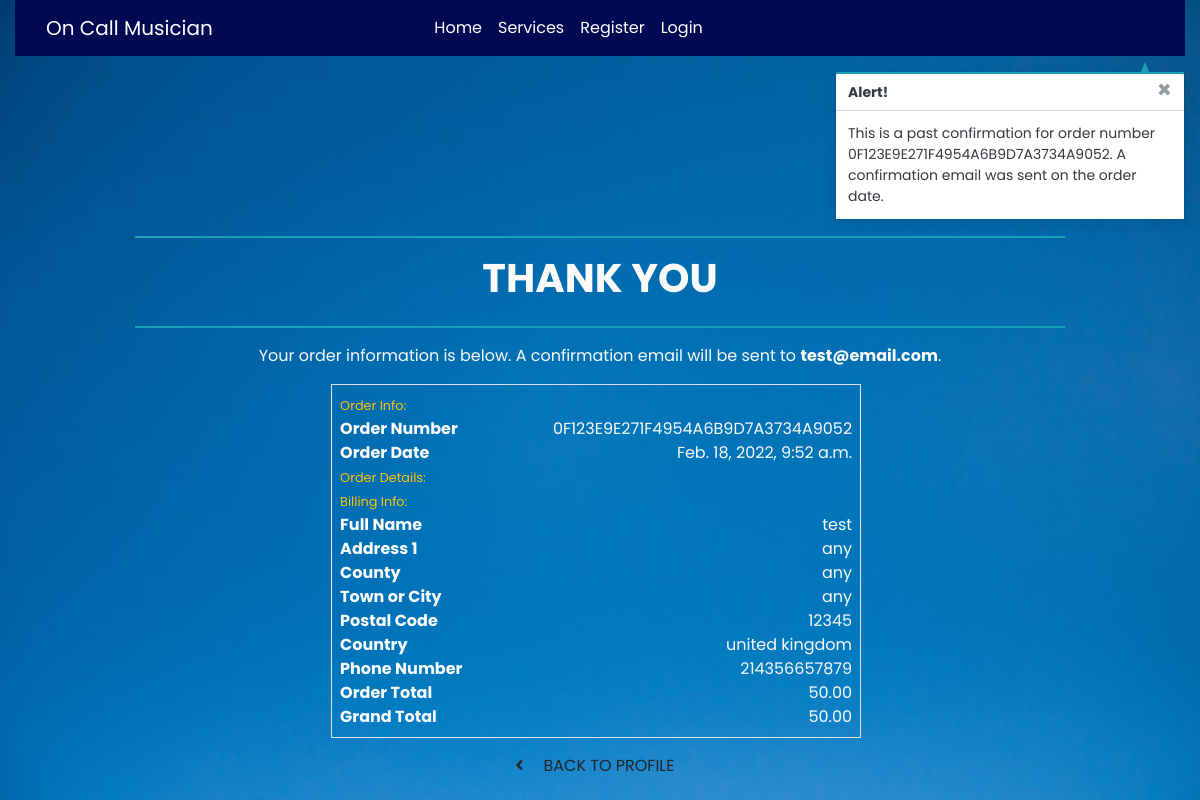
The page /profile/order_history/0F123E9E271F4954A6B9D7A3734A9052 on the database its author committed.
### checkout/models.py (models this page shows, shortened)
class Order(models.Model):
    order_number = models.CharField(max_length=32, null=False, editable=False)
    user_profile = models.ForeignKey(UserProfile, on_delete=models.SET_NULL,
                                     null=True, blank=True,
                                     related_name='orders')
    full_name = models.CharField(max_length=50, null=False, blank=False)
    email = models.EmailField(max_length=254, null=False, blank=False)
    phone_number = models.CharField(max_length=20, null=False, blank=False)
    country = CountryField(blank_label='Country *', null=False, blank=False)
    postcode = models.CharField(max_length=20, null=True, blank=True)
    town_or_city = models.CharField(max_length=40, null=False, blank=False)
    street_address1 = models.CharField(max_length=80, null=False, blank=False)
    street_address2 = models.CharField(max_length=80, null=True, blank=True)
    county = models.CharField(max_length=80, null=True, blank=True)
    date = models.DateTimeField(auto_now_add=True)
    order_total = models.DecimalField(max_digits=10, decimal_places=2,
                                      null=False, default=0)
    grand_total = models.DecimalField(max_digits=10, decimal_places=2,
                                      null=False, default=0)
    original_cart = models.TextField(null=False, blank=False, default='')
    stripe_pid = models.CharField(max_length=254, null=False, blank=False,
                                  default='')

### profiles/views.py (the view)
# urls.py: path('order_history/<order_number>', views.order_history,
def order_history(request, order_number):
    order = get_object_or_404(Order, order_number=order_number)
    messages.info(request, (
        f'This is a past confirmation for order number {order_number}. '
        'A confirmation email was sent on the order date.'
    ))
    template = 'checkout/checkout_success.html'
    context = {
        'order': order,
        'from_profile': True,
    }
    return render(request, template, context)

### cart/contexts.py (called while the page is built, shortened)
def cart_contents(request):
    cart_items = []
    total = 0
    service_count = 0
    discount = 0
    cart = request.session.get('cart', {})
    if total < settings.TEN_PERCENT_DISCOUNT:
        discount = total * Decimal(settings.SINGLE_PRODUCT_COUNT)
        discount_delta = settings.TEN_PERCENT_DISCOUNT - total
    else:
        discount = 0
        discount_delta = 0
    grand_total = discount + total
    context = {
        'cart_items': cart_items,
        'total': total,
        'service_count': service_count,
        'discount': discount,
        'discount_delta': discount_delta,
        'ten_percent_discount': settings.TEN_PERCENT_DISCOUNT,
        'grand_total': grand_total,
    }
    return context

### checkout/templates/checkout/checkout_success.html (shortened to what this page needs)
{% extends "base.html" %}
{% load static %}
{% block extra_css %}
<link rel="stylesheet" href="{% static 'checkout/css/checkout.css' %}">
{% endblock %}
{% block page_header %}
<div class="container header-container">
</div>
{% endblock %}
{% block content %}
<div class="overlay"></div>
<div class="container checkout-container">
    <div class="row">
        <div class="col">
            <hr class="h-rule">
            <h1 class="logo-font mb-4">Thank You</h1>
            <hr class="h-rule">
            <p class="text-black text-center">Your order information is below. A confirmation email will be sent to
                <strong>{{ order.email }}</strong>.</p>
        </div>
    </div>
    <div class="row">
        <div class="col-12 col-lg-7 ">
            <div class="order-confirmation-wrapper  p-2 border">
                <div class="row">
                    <div class="col">
                        <small class="text-warning">Order Info:</small>
                    </div>
                </div>
                <div class="row">
                    <div class="col-12 col-md-4 col-sm-4">
                        <p class="mb-0 text-black font-weight-bold">Order Number</p>
                    </div>
                    <div class="col-12 col-md-8  text-md-right">
                        <p class="mb-0 small-order-num">{{ order.order_number }}</p>
                    </div>
                </div>
                <div class="row">
                    <div class="col-12 col-md-4 ">
                        <p class="mb-0 text-black font-weight-bold">Order Date</p>
                    </div>
                    <div class="col-12 col-md-8 text-md-right">
                        <p class="mb-0">{{ order.date }}</p>
                    </div>
                </div>
                <div class="row">
                    <div class="col">
                        <small class="text-warning">Order Details:</small>
                    </div>
                </div>
                <div class="row">
                    <div class="col">
                        <small class="text-warning">Billing Info:</small>
                    </div>
                </div>
                <div class="row">
                    <div class="col-12 col-md-4">
                        <p class="mb-0 text-black font-weight-bold">Full Name</p>
                    </div>
                    <div class="col-12 col-md-8 text-md-right">
                        <p class="mb-0">{{ order.full_name }}</p>
                    </div>
                </div>
                <div class="row">
                    <div class="col-12 col-md-4">
                        <p class="mb-0 text-black font-weight-bold">Address 1</p>
                    </div>
                    <div class="col-12 col-md-8 text-md-right">
                        <p class="mb-0">{{ order.street_address1 }}</p>
                    </div>
                </div>
                {% if order.county %}
                <div class="row">
                    <div class="col-12 col-md-4">
                        <p class="mb-0 text-black font-weight-bold">County</p>
                    </div>
                    <div class="col-12 col-md-8 text-md-right">
                        <p class="mb-0">{{ order.county }}</p>
                    </div>
                </div>
                {% endif %}
                <div class="row">
                    <div class="col-12 col-md-4">
                        <p class="mb-0 text-black font-weight-bold">Town or City</p>
                    </div>
                    <div class="col-12 col-md-8 text-md-right">
                        <p class="mb-0">{{ order.town_or_city }}</p>
                    </div>
                </div>
                {% if order.postcode %}
                <div class="row">
                    <div class="col-12 col-md-4">
                        <p class="mb-0 text-black font-weight-bold">Postal Code</p>
                    </div>
                    <div class="col-12 col-md-8 text-md-right">
                        <p class="mb-0">{{ order.postcode }}</p>
                    </div>
                </div>
                {% endif %}
                <div class="row">
                    <div class="col-12 col-md-4">
                        <p class="mb-0 text-black font-weight-bold">Country</p>
                    </div>
                    <div class="col-12 col-md-8 text-md-right">
                        <p class="mb-0">{{ order.country }}</p>
                    </div>
                </div>
                <div class="row">
                    <div class="col-12 col-md-4">
                        <p class="mb-0 text-black font-weight-bold">Phone Number</p>
                    </div>
                    <div class="col-12 col-md-8 text-md-right">
                        <p class="mb-0">{{ order.phone_number }}</p>
                    </div>
                </div>
                <div class="row">
                    <div class="col-12 col-md-4">
                        <p class="mb-0 text-black font-weight-bold">Order Total</p>
                    </div>
                    <div class="col-12 col-md-8 text-md-right">
                        <p class="mb-0">{{ order.order_total }}</p>
                    </div>
                </div>
                <div class="row">
                    <div class="col-12 col-md-4">
                        <p class="mb-0 text-black font-weight-bold">Grand Total</p>
                    </div>
                    <div class="col-12 col-md-8 text-md-right">
                        <p class="mb-0">{{ order.grand_total }}</p>
                    </div>
                </div>
            </div>
        </div>
    </div>
</div>
<div class="row">
    <div class="col-12 col-lg-7 text-right">
        {% if from_profile %}
        <a href="{% url 'profile' %}" class="btn btn-black rounded-0 my-2">
            <span class="icon mr-2">
                <i class="fas fa-angle-left"></i>
            </span>
            <span class="text-uppercase">Back to Profile</span>
        </a>
        {% endif %}
    </div>
</div>
{% endblock %}

### static/css/base.css (style rules this page uses)
html { height: 100%; }
body { background: url('/media/hannah-troupe-wL_w5t_OKtI-unsplash.jpg') no-repeat center center fixed; background-size: cover; color: rgb(250, 250, 250); font-family: 'Poppins', sans-serif; }
.overlay { height: 100%; width: 100%; top: 0; left: 0; position: fixed; background-image: url(/media/overlay.png); background-size: cover; z-index: -1; }
h1 { margin-top: 10px; margin-bottom: 20px; text-align: center; font-weight: bolder; }
.h-rule { border: 1px solid #17a2b8; }
.icon { align-items: center; display: inline-flex; justify-content: center; height: 1.5rem; width: 1.5rem; }
.logo-font { text-transform: uppercase; }
.order-confirmation-wrapper { position: relative; left: 37%; }
.checkout-container { margin-top: 0; }
@media (min-width: 1200px) { .container { max-width: 80%; } }
@media (min-width: 992px) { .header-container { padding-top: 164px; } }

### rows shown on the page
Order: email "test@email.com", order_number "0F123E9E271F4954A6B9D7A3734A9052", date "Feb. 18, 2022, 9:52 a.m.", full_name "test", street_address1 "any", county "any", town_or_city "any", postcode "12345", country "united kingdom", phone_number "214356657879", order_total "50.00", grand_total "50.00"

### other values the page prints
{{ message }} "This is a past confirmation for order number 0F123E9E271F4954A6B9D7A3734A9052. A confirmation email was sent on the order date."
